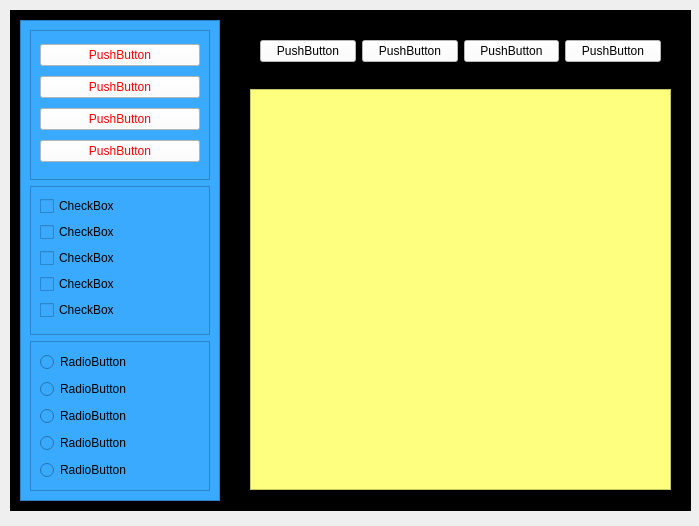
<?xml version="1.0" encoding="UTF-8"?>
<ui version="4.0">
 <class>Form</class>
 <widget class="QWidget" name="Form">
  <property name="geometry">
   <rect>
    <x>0</x>
    <y>0</y>
    <width>699</width>
    <height>526</height>
   </rect>
  </property>
  <property name="windowTitle">
   <string>Form</string>
  </property>
  <widget class="QFrame" name="frame">
   <property name="geometry">
    <rect>
     <x>10</x>
     <y>10</y>
     <width>681</width>
     <height>501</height>
    </rect>
   </property>
   <property name="styleSheet">
    <string notr="true">background-color: rgb(0, 0, 0);</string>
   </property>
   <property name="frameShape">
    <enum>QFrame::StyledPanel</enum>
   </property>
   <property name="frameShadow">
    <enum>QFrame::Sunken</enum>
   </property>
   <widget class="QFrame" name="frame_2">
    <property name="geometry">
     <rect>
      <x>10</x>
      <y>10</y>
      <width>200</width>
      <height>481</height>
     </rect>
    </property>
    <property name="minimumSize">
     <size>
      <width>200</width>
      <height>0</height>
     </size>
    </property>
    <property name="maximumSize">
     <size>
      <width>200</width>
      <height>16777215</height>
     </size>
    </property>
    <property name="styleSheet">
     <string notr="true">background-color: rgb(58, 170, 255);</string>
    </property>
    <property name="frameShape">
     <enum>QFrame::StyledPanel</enum>
    </property>
    <property name="frameShadow">
     <enum>QFrame::Plain</enum>
    </property>
    <layout class="QVBoxLayout" name="verticalLayout">
     <item>
      <widget class="QFrame" name="frame_6">
       <property name="frameShape">
        <enum>QFrame::StyledPanel</enum>
       </property>
       <property name="frameShadow">
        <enum>QFrame::Plain</enum>
       </property>
       <layout class="QVBoxLayout" name="verticalLayout_2">
        <item>
         <widget class="QPushButton" name="pushButton_5">
          <property name="styleSheet">
           <string notr="true">color: rgb(255, 0, 0);
background-color: rgb(255, 255, 255);</string>
          </property>
          <property name="text">
           <string>PushButton</string>
          </property>
         </widget>
        </item>
        <item>
         <widget class="QPushButton" name="pushButton_6">
          <property name="styleSheet">
           <string notr="true">color: rgb(255, 0, 0);
background-color: rgb(255, 255, 255);</string>
          </property>
          <property name="text">
           <string>PushButton</string>
          </property>
         </widget>
        </item>
        <item>
         <widget class="QPushButton" name="pushButton_7">
          <property name="styleSheet">
           <string notr="true">color: rgb(255, 0, 0);
background-color: rgb(255, 255, 255);</string>
          </property>
          <property name="text">
           <string>PushButton</string>
          </property>
         </widget>
        </item>
        <item>
         <widget class="QPushButton" name="pushButton_8">
          <property name="styleSheet">
           <string notr="true">color: rgb(255, 255, 0);
color: rgb(255, 0, 0);
background-color: rgb(255, 255, 255);</string>
          </property>
          <property name="text">
           <string>PushButton</string>
          </property>
         </widget>
        </item>
       </layout>
      </widget>
     </item>
     <item>
      <widget class="QFrame" name="frame_7">
       <property name="frameShape">
        <enum>QFrame::StyledPanel</enum>
       </property>
       <property name="frameShadow">
        <enum>QFrame::Plain</enum>
       </property>
       <layout class="QVBoxLayout" name="verticalLayout_3">
        <item>
         <widget class="QCheckBox" name="checkBox">
          <property name="text">
           <string>CheckBox</string>
          </property>
         </widget>
        </item>
        <item>
         <widget class="QCheckBox" name="checkBox_2">
          <property name="text">
           <string>CheckBox</string>
          </property>
         </widget>
        </item>
        <item>
         <widget class="QCheckBox" name="checkBox_4">
          <property name="text">
           <string>CheckBox</string>
          </property>
         </widget>
        </item>
        <item>
         <widget class="QCheckBox" name="checkBox_3">
          <property name="text">
           <string>CheckBox</string>
          </property>
         </widget>
        </item>
        <item>
         <widget class="QCheckBox" name="checkBox_5">
          <property name="text">
           <string>CheckBox</string>
          </property>
         </widget>
        </item>
       </layout>
      </widget>
     </item>
     <item>
      <widget class="QFrame" name="frame_8">
       <property name="frameShape">
        <enum>QFrame::StyledPanel</enum>
       </property>
       <property name="frameShadow">
        <enum>QFrame::Plain</enum>
       </property>
       <layout class="QVBoxLayout" name="verticalLayout_4">
        <item>
         <widget class="QRadioButton" name="radioButton">
          <property name="text">
           <string>RadioButton</string>
          </property>
         </widget>
        </item>
        <item>
         <widget class="QRadioButton" name="radioButton_2">
          <property name="text">
           <string>RadioButton</string>
          </property>
         </widget>
        </item>
        <item>
         <widget class="QRadioButton" name="radioButton_5">
          <property name="text">
           <string>RadioButton</string>
          </property>
         </widget>
        </item>
        <item>
         <widget class="QRadioButton" name="radioButton_3">
          <property name="text">
           <string>RadioButton</string>
          </property>
         </widget>
        </item>
        <item>
         <widget class="QRadioButton" name="radioButton_4">
          <property name="text">
           <string>RadioButton</string>
          </property>
         </widget>
        </item>
       </layout>
      </widget>
     </item>
    </layout>
   </widget>
   <widget class="QFrame" name="frame_3">
    <property name="geometry">
     <rect>
      <x>230</x>
      <y>10</y>
      <width>441</width>
      <height>481</height>
     </rect>
    </property>
    <property name="frameShape">
     <enum>QFrame::StyledPanel</enum>
    </property>
    <property name="frameShadow">
     <enum>QFrame::Plain</enum>
    </property>
    <widget class="QFrame" name="frame_4">
     <property name="geometry">
      <rect>
       <x>10</x>
       <y>10</y>
       <width>421</width>
       <height>43</height>
      </rect>
     </property>
     <property name="frameShape">
      <enum>QFrame::StyledPanel</enum>
     </property>
     <property name="frameShadow">
      <enum>QFrame::Plain</enum>
     </property>
     <layout class="QHBoxLayout" name="horizontalLayout">
      <item>
       <widget class="QPushButton" name="pushButton">
        <property name="styleSheet">
         <string notr="true">background-color: rgb(0, 0, 127);
background-color: rgb(255, 255, 255);</string>
        </property>
        <property name="text">
         <string>PushButton</string>
        </property>
       </widget>
      </item>
      <item>
       <widget class="QPushButton" name="pushButton_4">
        <property name="styleSheet">
         <string notr="true">background-color: rgb(255, 255, 255);</string>
        </property>
        <property name="text">
         <string>PushButton</string>
        </property>
       </widget>
      </item>
      <item>
       <widget class="QPushButton" name="pushButton_3">
        <property name="styleSheet">
         <string notr="true">background-color: rgb(255, 255, 255);</string>
        </property>
        <property name="text">
         <string>PushButton</string>
        </property>
       </widget>
      </item>
      <item>
       <widget class="QPushButton" name="pushButton_2">
        <property name="styleSheet">
         <string notr="true">background-color: rgb(255, 255, 255);
color: rgb(0, 0, 0);</string>
        </property>
        <property name="text">
         <string>PushButton</string>
        </property>
       </widget>
      </item>
     </layout>
    </widget>
    <widget class="QFrame" name="frame_5">
     <property name="geometry">
      <rect>
       <x>10</x>
       <y>69</y>
       <width>421</width>
       <height>401</height>
      </rect>
     </property>
     <property name="styleSheet">
      <string notr="true">background-color: rgb(255, 255, 127);</string>
     </property>
     <property name="frameShape">
      <enum>QFrame::StyledPanel</enum>
     </property>
     <property name="frameShadow">
      <enum>QFrame::Plain</enum>
     </property>
    </widget>
   </widget>
  </widget>
 </widget>
 <resources/>
 <connections/>
</ui>
